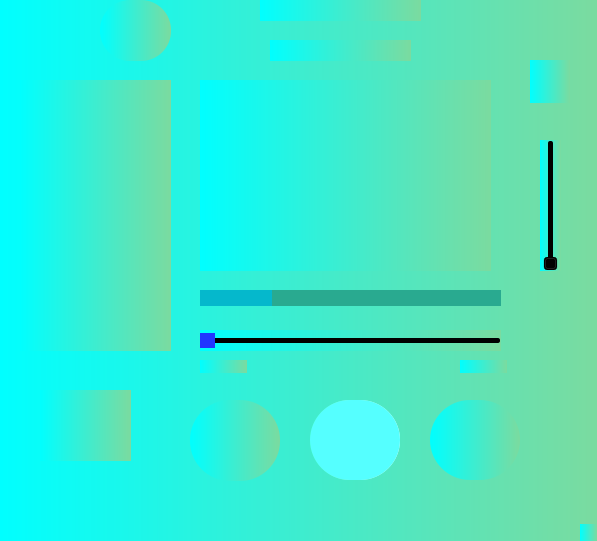
<?xml version="1.0" encoding="UTF-8"?>
<ui version="4.0">
 <class>reproductor</class>
 <widget class="QMainWindow" name="reproductor">
  <property name="geometry">
   <rect>
    <x>0</x>
    <y>0</y>
    <width>597</width>
    <height>541</height>
   </rect>
  </property>
  <property name="cursor">
   <cursorShape>PointingHandCursor</cursorShape>
  </property>
  <property name="windowTitle">
   <string>Citrus Music 1.0</string>
  </property>
  <property name="windowIcon">
   <iconset>
    <normaloff>limon.png</normaloff>limon.png</iconset>
  </property>
  <property name="toolTip">
   <string/>
  </property>
  <property name="styleSheet">
   <string notr="true">background-color: qlineargradient(spread:repeat, x1:0, y1:0, x2:1, y2:0, stop:0 rgba(0, 255, 255, 255), stop:0.994318 rgba(122, 219, 160, 255));</string>
  </property>
  <property name="iconSize">
   <size>
    <width>30</width>
    <height>30</height>
   </size>
  </property>
  <property name="toolButtonStyle">
   <enum>Qt::ToolButtonIconOnly</enum>
  </property>
  <property name="tabShape">
   <enum>QTabWidget::Triangular</enum>
  </property>
  <widget class="QWidget" name="centralwidget">
   <widget class="QPushButton" name="sicancion">
    <property name="geometry">
     <rect>
      <x>430</x>
      <y>400</y>
      <width>90</width>
      <height>80</height>
     </rect>
    </property>
    <property name="styleSheet">
     <string notr="true">border-radius: 40px;
border-style:solid;

</string>
    </property>
    <property name="text">
     <string/>
    </property>
    <property name="icon">
     <iconset>
      <normaloff>adelantar cancion.png</normaloff>adelantar cancion.png</iconset>
    </property>
    <property name="iconSize">
     <size>
      <width>50</width>
      <height>50</height>
     </size>
    </property>
   </widget>
   <widget class="QPushButton" name="antcancion">
    <property name="geometry">
     <rect>
      <x>190</x>
      <y>400</y>
      <width>90</width>
      <height>81</height>
     </rect>
    </property>
    <property name="styleSheet">
     <string notr="true">border-radius: 40px;
border-style:solid;
</string>
    </property>
    <property name="text">
     <string/>
    </property>
    <property name="icon">
     <iconset>
      <normaloff>devolver cancion.png</normaloff>devolver cancion.png</iconset>
    </property>
    <property name="iconSize">
     <size>
      <width>50</width>
      <height>50</height>
     </size>
    </property>
   </widget>
   <widget class="QPushButton" name="botonplay">
    <property name="geometry">
     <rect>
      <x>310</x>
      <y>400</y>
      <width>90</width>
      <height>80</height>
     </rect>
    </property>
    <property name="styleSheet">
     <string notr="true">border-radius: 40px;
border-color: rgb(0, 0, 0);
background-color: qlineargradient(spread:pad, x1:0, y1:0, x2:1, y2:0, stop:0 rgba(66, 255, 184, 255), stop:1 rgba(255, 255, 255, 255));
</string>
    </property>
    <property name="text">
     <string/>
    </property>
    <property name="icon">
     <iconset>
      <normaloff>boton-de-play.png</normaloff>boton-de-play.png</iconset>
    </property>
    <property name="iconSize">
     <size>
      <width>50</width>
      <height>50</height>
     </size>
    </property>
   </widget>
   <widget class="QSlider" name="barracancion">
    <property name="geometry">
     <rect>
      <x>200</x>
      <y>330</y>
      <width>301</width>
      <height>21</height>
     </rect>
    </property>
    <property name="minimumSize">
     <size>
      <width>18</width>
      <height>18</height>
     </size>
    </property>
    <property name="styleSheet">
     <string notr="true">QhorizontalSlider{
border-style:solid;
background-color: rgb(41, 170, 144);
}
QSlider::handle:horizontal{
background-color: rgb(33, 55, 255);
border-radius:19px;
border-color:rgb(33, 55, 255);
}</string>
    </property>
    <property name="orientation">
     <enum>Qt::Horizontal</enum>
    </property>
   </widget>
   <widget class="QSlider" name="volumen">
    <property name="geometry">
     <rect>
      <x>540</x>
      <y>140</y>
      <width>21</width>
      <height>131</height>
     </rect>
    </property>
    <property name="styleSheet">
     <string notr="true">QVerticalSlider{
color: qlineargradient(spread:repeat, x1:0, y1:0, x2:1, y2:0, stop:0 rgba(255, 255, 255, 255), stop:0.994318 rgba(122, 219, 160, 255));
border-style:solid;

}</string>
    </property>
    <property name="orientation">
     <enum>Qt::Vertical</enum>
    </property>
   </widget>
   <widget class="QLabel" name="artista">
    <property name="geometry">
     <rect>
      <x>270</x>
      <y>40</y>
      <width>141</width>
      <height>21</height>
     </rect>
    </property>
    <property name="font">
     <font>
      <family>Yu Gothic Medium</family>
      <pointsize>11</pointsize>
      <weight>7</weight>
      <italic>false</italic>
      <bold>false</bold>
     </font>
    </property>
    <property name="styleSheet">
     <string notr="true">font: 57 11pt &quot;Yu Gothic Medium&quot;;</string>
    </property>
    <property name="text">
     <string/>
    </property>
    <property name="alignment">
     <set>Qt::AlignCenter</set>
    </property>
   </widget>
   <widget class="QLabel" name="titulocancion">
    <property name="geometry">
     <rect>
      <x>260</x>
      <y>0</y>
      <width>161</width>
      <height>21</height>
     </rect>
    </property>
    <property name="font">
     <font>
      <family>Yu Gothic UI</family>
      <pointsize>12</pointsize>
      <weight>9</weight>
      <italic>false</italic>
      <bold>false</bold>
     </font>
    </property>
    <property name="styleSheet">
     <string notr="true">font: 75 12pt &quot;Yu Gothic UI&quot;;</string>
    </property>
    <property name="text">
     <string/>
    </property>
    <property name="alignment">
     <set>Qt::AlignCenter</set>
    </property>
   </widget>
   <widget class="QPushButton" name="archivo">
    <property name="geometry">
     <rect>
      <x>40</x>
      <y>390</y>
      <width>91</width>
      <height>71</height>
     </rect>
    </property>
    <property name="styleSheet">
     <string notr="true">
border-radius: 30 px;
border-style:solid;
</string>
    </property>
    <property name="text">
     <string/>
    </property>
    <property name="icon">
     <iconset>
      <normaloff>carpeta.png</normaloff>carpeta.png</iconset>
    </property>
    <property name="iconSize">
     <size>
      <width>38</width>
      <height>38</height>
     </size>
    </property>
   </widget>
   <widget class="QProgressBar" name="barracancion_2">
    <property name="geometry">
     <rect>
      <x>200</x>
      <y>290</y>
      <width>301</width>
      <height>16</height>
     </rect>
    </property>
    <property name="styleSheet">
     <string notr="true">QProgressBar
{
border: solid grey;
border-radius: 60px;
background-color: rgb(41, 170, 144);

}
QProgressBar::chunk 
{
background-color: #05B8CC;
border-radius :30px;
}      </string>
    </property>
    <property name="value">
     <number>24</number>
    </property>
    <property name="textVisible">
     <bool>false</bool>
    </property>
   </widget>
   <widget class="QLabel" name="inicio">
    <property name="geometry">
     <rect>
      <x>200</x>
      <y>360</y>
      <width>47</width>
      <height>13</height>
     </rect>
    </property>
    <property name="text">
     <string/>
    </property>
    <property name="alignment">
     <set>Qt::AlignCenter</set>
    </property>
   </widget>
   <widget class="QLabel" name="fin">
    <property name="geometry">
     <rect>
      <x>460</x>
      <y>360</y>
      <width>47</width>
      <height>13</height>
     </rect>
    </property>
    <property name="text">
     <string/>
    </property>
    <property name="alignment">
     <set>Qt::AlignCenter</set>
    </property>
   </widget>
   <widget class="QPushButton" name="pausa">
    <property name="geometry">
     <rect>
      <x>310</x>
      <y>400</y>
      <width>90</width>
      <height>80</height>
     </rect>
    </property>
    <property name="styleSheet">
     <string notr="true">border-radius: 40px;
border-color: rgb(0, 0, 0);

background-color: rgb(85, 255, 255);</string>
    </property>
    <property name="text">
     <string/>
    </property>
    <property name="icon">
     <iconset>
      <normaloff>pausar.png</normaloff>pausar.png</iconset>
    </property>
    <property name="iconSize">
     <size>
      <width>50</width>
      <height>50</height>
     </size>
    </property>
   </widget>
   <widget class="QLabel" name="label">
    <property name="geometry">
     <rect>
      <x>100</x>
      <y>0</y>
      <width>71</width>
      <height>61</height>
     </rect>
    </property>
    <property name="styleSheet">
     <string notr="true">border-radius:30px;</string>
    </property>
    <property name="text">
     <string/>
    </property>
    <property name="pixmap">
     <pixmap>limon.png</pixmap>
    </property>
    <property name="scaledContents">
     <bool>true</bool>
    </property>
   </widget>
   <widget class="QPushButton" name="boton">
    <property name="geometry">
     <rect>
      <x>530</x>
      <y>60</y>
      <width>40</width>
      <height>43</height>
     </rect>
    </property>
    <property name="cursor">
     <cursorShape>PointingHandCursor</cursorShape>
    </property>
    <property name="statusTip">
     <string/>
    </property>
    <property name="styleSheet">
     <string notr="true">QPushButton{ 
border-radius:30 px;
}

</string>
    </property>
    <property name="text">
     <string/>
    </property>
    <property name="icon">
     <iconset>
      <normaloff>speaker.png</normaloff>speaker.png</iconset>
    </property>
    <property name="iconSize">
     <size>
      <width>50</width>
      <height>50</height>
     </size>
    </property>
   </widget>
   <widget class="QListWidget" name="listWidget">
    <property name="geometry">
     <rect>
      <x>20</x>
      <y>80</y>
      <width>151</width>
      <height>271</height>
     </rect>
    </property>
    <property name="styleSheet">
     <string notr="true">border-radius:30 px;
border-style:solid;</string>
    </property>
   </widget>
   <widget class="QLabel" name="label_2">
    <property name="geometry">
     <rect>
      <x>200</x>
      <y>80</y>
      <width>291</width>
      <height>191</height>
     </rect>
    </property>
    <property name="text">
     <string/>
    </property>
    <property name="pixmap">
     <pixmap>musica.png</pixmap>
    </property>
    <property name="scaledContents">
     <bool>true</bool>
    </property>
   </widget>
  </widget>
  <widget class="QMenuBar" name="menubar">
   <property name="geometry">
    <rect>
     <x>0</x>
     <y>0</y>
     <width>597</width>
     <height>21</height>
    </rect>
   </property>
  </widget>
  <widget class="QStatusBar" name="statusbar"/>
 </widget>
 <resources/>
 <connections/>
</ui>
